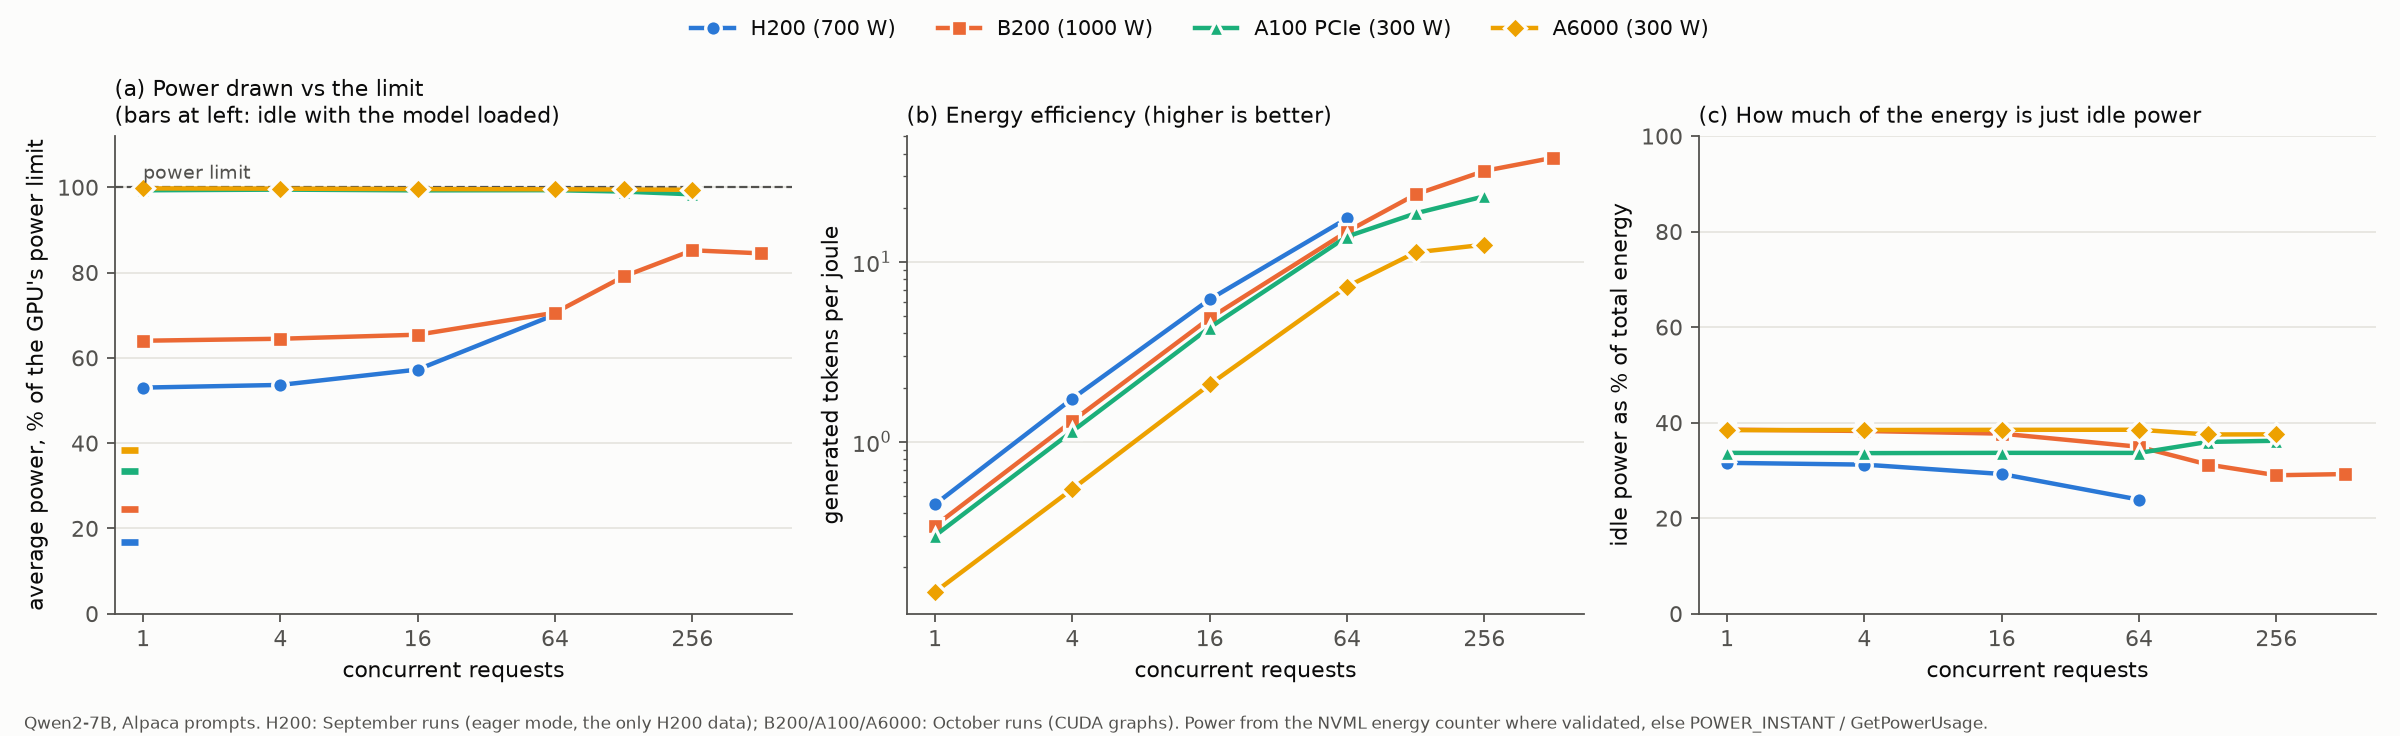

Recreate this plot in Python.
#!/usr/bin/env python3
"""Power draw vs load on four GPUs (Qwen2-7B, alpaca prompts) - talk figure.
(a) average board power as % of the GPU's power limit, (b) tokens per joule,
(c) share of energy that is idle power. H200 = September eager runs (only H200 data);
B200 / A100 / A6000 = October CUDA-graph runs.
  PYTHONPATH=/shared_data0/adsampat/pydeps python3 talk_figs/fig_power_vs_load.py"""
import json, os
import matplotlib
matplotlib.use("Agg")
import matplotlib.pyplot as plt

SURF, INK, INK2, GRID = "#fcfcfb", "#0b0b0b", "#52514e", "#e6e5e0"
GPUS = [  # label, cap W, marker, color, [(conc, run_dir)]
    ("H200 (700 W)", 700, "o", "#2a78d6", [(c, f"logs/ragged/Qwen2-7B-Instruct/alpaca_c{c}") for c in (1, 4, 16, 64)]),
    ("B200 (1000 W)", 1000, "s", "#eb6834", [(c, f"logs/B200_prov/{'highconc' if c > 64 else 'graphs'}/Qwen2-7B-Instruct/alpaca_c{c}")
                                             for c in (1, 4, 16, 64, 128, 256, 512)]),
    ("A100 PCIe (300 W)", 300, "^", "#1baf7a", [(c, f"logs/A100_prov/{'a100_highconc' if c > 64 else 'a100_graphs'}/Qwen2-7B-Instruct/alpaca_c{c}")
                                                for c in (1, 4, 16, 64, 128, 256)]),
    ("A6000 (300 W)", 300, "D", "#eda100", [(c, f"logs/A6000_prov/{'gpu_highconc' if c > 64 else 'gpu_graphs'}/Qwen2-7B-Instruct/alpaca_c{c}")
                                            for c in (1, 4, 16, 64, 128, 256)]),
]


def load(rd):
    try:
        r = json.load(open(os.path.join(rd, "results.json"))); m = json.load(open(os.path.join(rd, "run_meta.json")))
    except Exception:
        return None
    win = r["window_duration_s"]; E = r.get("energy_window_j") or r["avg_power_window_w"] * win
    return dict(P=E / win, tok_j=r["generated_tokens_window"] / E, idle=m["idle_power_w"])


plt.rcParams.update({"font.size": 10, "axes.edgecolor": INK2, "axes.labelcolor": INK,
                     "xtick.color": INK2, "ytick.color": INK2})
fig, ax = plt.subplots(1, 3, figsize=(15, 4.6), facecolor=SURF)
out = {}
for label, cap, mk, col, runs in GPUS:
    pts = [(c, load(rd)) for c, rd in runs]
    pts = [(c, d) for c, d in pts if d]
    out[label] = [(c, round(d["P"], 1), round(d["tok_j"], 2), round(d["idle"] / d["P"], 3)) for c, d in pts]
    xs = [c for c, _ in pts]
    for a, ys in ((ax[0], [100 * d["P"] / cap for _, d in pts]), (ax[1], [d["tok_j"] for _, d in pts]),
                  (ax[2], [100 * d["idle"] / d["P"] for _, d in pts])):
        a.plot(xs, ys, "-", color=col, lw=2, marker=mk, ms=7, mec=SURF, mew=1.5, zorder=3,
               label=label if a is ax[0] else None)
    idle_pct = 100 * pts[0][1]["idle"] / cap
    ax[0].plot([0.8, 0.95], [idle_pct, idle_pct], color=col, lw=3, solid_capstyle="butt")
for a in ax:
    a.set_xscale("log", base=2); a.set_xticks([1, 4, 16, 64, 256]); a.set_xticklabels(["1", "4", "16", "64", "256"])
    a.set_xlim(0.75, 700); a.set_facecolor(SURF); a.grid(axis="y", color=GRID, lw=0.8); a.set_axisbelow(True)
    a.set_xlabel("concurrent requests")
    for s in ("top", "right"):
        a.spines[s].set_visible(False)
ax[0].axhline(100, color=INK2, ls="--", lw=1); ax[0].text(1.0, 102, "power limit", color=INK2, fontsize=8.5)
ax[0].set_ylim(0, 112); ax[0].set_ylabel("average power, % of the GPU's power limit")
ax[0].set_title("(a) Power drawn vs the limit\n(bars at left: idle with the model loaded)", loc="left", fontsize=10, color=INK)
ax[1].set_yscale("log"); ax[1].set_ylabel("generated tokens per joule")
ax[1].set_title("(b) Energy efficiency (higher is better)", loc="left", fontsize=10, color=INK)
ax[2].set_ylim(0, 100); ax[2].set_ylabel("idle power as % of total energy")
ax[2].set_title("(c) How much of the energy is just idle power", loc="left", fontsize=10, color=INK)
fig.text(0.01, 0.01, "Qwen2-7B, Alpaca prompts. H200: September runs (eager mode, the only H200 data); B200/A100/A6000: October runs "
         "(CUDA graphs). Power from the NVML energy counter where validated, else POWER_INSTANT / GetPowerUsage.",
         fontsize=7.5, color=INK2)
fig.legend(*ax[0].get_legend_handles_labels(), loc="upper center", ncol=4, frameon=False,
           fontsize=9.5, labelcolor=INK, bbox_to_anchor=(0.5, 1.0))
fig.tight_layout(rect=(0, 0.04, 1, 0.93))
fig.savefig("talk_figs/fig_power_vs_load.png", dpi=160, facecolor=SURF)
json.dump(out, open("talk_figs/power_vs_load.json", "w"), indent=1)
print(json.dumps(out, indent=1))
